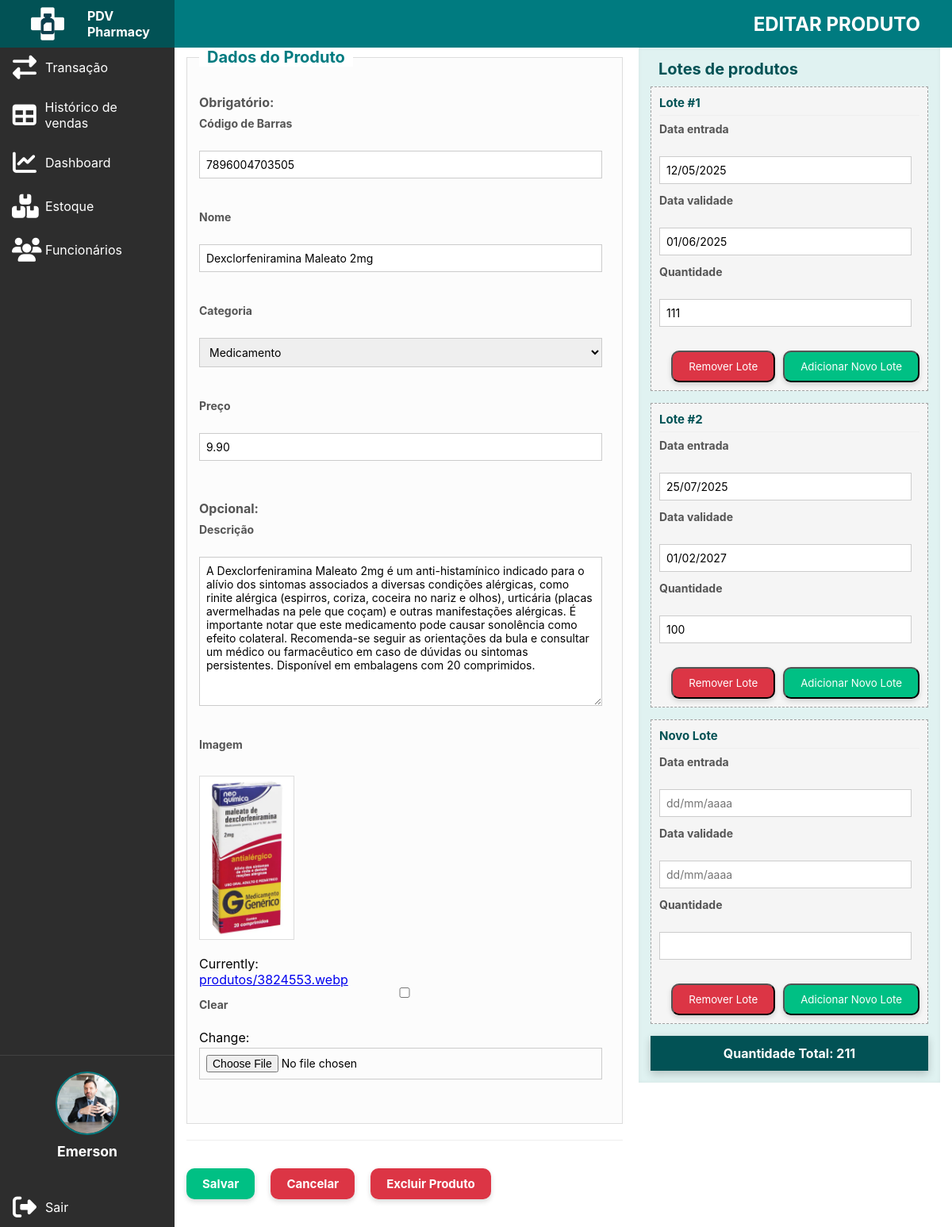
Page /estoque/atualizar/23/ (signed in) on the committed database.
### funcionario/models.py (models this page shows)
class Funcionario(models.Model):
    user = models.OneToOneField(User, on_delete=models.CASCADE, null=True, blank=True)
    SEXO_CHOICES = [
        ('M', 'Masculino'),
        ('F', 'Feminino'),
        ('O', 'Outro'),
    ]
    telefone = models.CharField(max_length=15)
    cpf = models.CharField(max_length=14, unique=True)
    endereco = models.CharField(max_length=255)
    sexo = models.CharField(max_length=1, choices=SEXO_CHOICES)
    data_nascimento = models.DateField()
    foto = models.ImageField(upload_to='fotos_funcionarios/', blank=True, null=True)
    observacao = models.TextField(blank=True, null=True)
    criado_em = models.DateTimeField(auto_now_add=True)

### estoque/models.py (models this page shows, shortened)
class Produto(models.Model):
    CATEGORIAS = [
        ('medicamento', 'Medicamento'),
        ('cosmetico', 'Cosmético'),
        ('suplemento', 'Suplemento'),
        ('higiene', 'Higiene Pessoal'),
        ('perfumaria', 'Perfumaria'),
        ('bem_estar', 'Bem-estar'),
        ('veterinario', 'Produtos Veterinários'),
    ]
    nome = models.CharField(max_length=100)
    descricao = models.TextField(blank=True)
    preco = models.DecimalField(max_digits=10, decimal_places=2)
    categoria = models.CharField(max_length=100, choices=CATEGORIAS)
    codigo_barras = models.CharField(max_length=100, unique=True)
    imagem = models.ImageField(upload_to='produtos/', blank=True, null=True)
    quantidade_estoque = models.PositiveIntegerField(default=0)
    ativo = models.BooleanField(default=True)

### estoque/views.py (the view)
# urls.py: path('atualizar/<int:id>/', views.atualizar_produto, name='atualizar_produto'),
@login_required
@user_passes_test(eh_dono)
def atualizar_produto(request, id):
    produto = get_object_or_404(Produto, id=id)
    if request.method == 'POST':
        form = ProdutoForm(request.POST, request.FILES, instance=produto)
        formset = LoteFormSet(request.POST, instance=produto)
        if form.is_valid() and formset.is_valid():
            form.save()
            formset.save()
            produto.recalcular_quantidade_estoque()
            return redirect('listar_produtos')
        else:
            print("Erros no formulário de produto:", form.errors)
            print("Erros no formset de lotes:", formset.errors)
            return render(request, 'estoque/form.html', {
                'form': form,
                'formset': formset,
                'is_edit': True,
                'produto': produto,
            })
    else:
        form = ProdutoForm(instance=produto)
        formset = LoteFormSet(instance=produto)
    return render(request, 'estoque/form.html', {
        'form': form,
        'formset': formset,
        'is_edit': True,
        'produto': produto,
    })

### estoque/forms.py
class ProdutoForm(forms.ModelForm):
    class Meta:
        model = Produto
        fields = [
            'nome',
            'descricao',
            'preco',
            'categoria',
            'codigo_barras',
            'imagem',
        ]
        widgets = {
            'categoria': forms.Select(choices=Produto.CATEGORIAS),
        }

### estoque/views.py (called while the page is built)
def eh_dono(user):
    return user.groups.filter(name='dono').exists()

### funcionario/context_processors.py (called while the page is built)
def funcionario_logado_context(request):
    funcionario_logado = None
    if request.user.is_authenticated:
        try:
            funcionario_logado = request.user.funcionario
        except Funcionario.DoesNotExist:
            pass
    return {'funcionario_logado': funcionario_logado}

def is_dono_context(request):
    is_dono_var = False
    if request.user.is_authenticated:
        is_dono_var = request.user.groups.filter(name='dono').exists()
    return {'is_dono': is_dono_var}

### templates/estoque/form.html (shortened to what this page needs)
{% load static %}
<!DOCTYPE html>
<html lang="pt">
<head>
    <link rel="stylesheet" href="{% static 'css/style_form_produto.css' %}">
    <link rel="stylesheet" href="https://cdnjs.cloudflare.com/ajax/libs/font-awesome/6.4.0/css/all.min.css">
</head>
<body>
    <div class="sidebar">
        <div class="sidebar-top">
            <img src="{% static 'img/logo-icon.png' %}" alt="Logo PDV Farma" class="logo">
            <span class="logo-text">PDV Pharmacy</span>
        </div>
        <a href="{% url 'nova_venda' %}"><i class="fas fa-exchange-alt"></i><span>Transação</span></a>
        <a href="{% url 'historico_vendas' %}"><i class="fas fa-solid fa-table"></i><span>Histórico de vendas</span></a>
        <a href="{% url 'dashboard' %}"><i class="fas fa-chart-line"></i><span>Dashboard</span></a>
        <a href="{% url 'listar_produtos' %}"><i class="fas fa-boxes"></i><span>Estoque</span></a>
        {% if is_dono %}
            <a href="{% url 'listar_funcionarios' %}"> <i class="fas fa-users"></i> <span>Funcionários</span></a>
        {% endif %}
        {% if user.is_authenticated and funcionario_logado %}
    <div class="user-profile-sidebar">
        {% if funcionario_logado.foto %}
            <img src="{{ funcionario_logado.foto.url }}" alt="Foto de Perfil" class="profile-pic">
        {% else %}
            <img src="{% static 'img/default_profile_pic.png' %}" alt="Foto de Perfil Padrão" class="profile-pic">
        {% endif %}
        <span class="user-name">{{ user.first_name|default:user.username }}</span>
    </div>
    {% endif %}
        {% if user.is_authenticated %}
        <a href="#" class="logout-link">
            <i class="fas fa-sign-out-alt"></i><span>Sair</span>
        </a>
        {% endif %}
    </div>
    <div class="main-content">
        <div class="topbar">
            <h1 class="page-title">{% if produto.id %}EDITAR PRODUTO{% else %}NOVO PRODUTO{% endif %}</h1>
        </div>
        <div class="form-container">
            <form method="POST" enctype="multipart/form-data">
                <div class="form-sections-wrapper">
                    <div class="product-data-section">
                        <fieldset>
                            <legend>Dados do Produto</legend>
                            <h2 class="section-subtitle">Obrigatório:</h2>
                            <label for="{{ form.codigo_barras.id_for_label }}">Código de Barras</label><br />
                            {{ form.codigo_barras }}<br />
                            <br />
                            <label for="{{ form.nome.id_for_label }}">Nome</label><br />
                            {{ form.nome }}<br />
                            <br />
                            <label for="{{ form.categoria.id_for_label }}">Categoria</label><br />
                            {{ form.categoria }}<br />
                            <br />
                            <label for="{{ form.preco.id_for_label }}">Preço</label><br />
                            {{ form.preco }}<br />
                            <br />
                            <h2 class="section-subtitle">Opcional:</h2>
                            <label for="{{ form.descricao.id_for_label }}">Descrição</label><br />
                            {{ form.descricao }}<br />
                            <br />
                            <label for="{{ form.imagem.id_for_label }}">Imagem</label><br />
                            {% if produto.imagem %}
                                <img id="imagem-preview" src="{{ produto.imagem.url }}" alt="Imagem atual" /><br />
                            {% else %}
                                <img id="imagem-preview" style="display:none;" /><br />
                            {% endif %}
                            {{ form.imagem }}<br />
                            <br />
                        </fieldset>
                        <hr>
                        <div class="form-buttons">
                            <button type="submit">Salvar</button>
                            <a href="{% url 'listar_produtos' %}" class="action-button red">Cancelar</a>
                            {% if produto.id %}
                                <a href="{% url 'deletar_produto' produto.id %}" class="action-button red">Excluir Produto</a>
                            {% endif %}
                        </div>
                    </div>
                    <div class="lotes-data-section">
                        <fieldset>
                            <legend>Lotes de produtos</legend>
                            <div id="formset-container">
                                {% for lote_form in formset %}
                                    <div class="lote-item-wrapper">
                                        {% if lote_form.instance.pk %}
                                            <h3>Lote #{{ forloop.counter }}</h3>
                                        {% else %}
                                            <h3>Novo Lote</h3>
                                        {% endif %}
                                        <p>
                                            <label for="{{ lote_form.data_entrada.id_for_label }}">Data entrada</label><br />
                                            {{ lote_form.data_entrada }}
                                        </p>
                                        <p>
                                            <label for="{{ lote_form.data_validade.id_for_label }}">Data validade</label><br />
                                            {{ lote_form.data_validade }}
                                        </p>
                                        <p>
                                            <label for="{{ lote_form.quantidade.id_for_label }}">Quantidade</label><br />
                                            {{ lote_form.quantidade }}
                                        </p>
                                        <div class="lote-actions">
                                            {% if lote_form.instance.pk %}
                                                <button type="button" class="remove-existing-lote-button">Remover Lote</button>
                                            {% else %}
                                                <button type="button" class="remove-new-lote-button">Remover Lote</button>
                                            {% endif %}
                                              <button type="button" id="add-lote">Adicionar Novo Lote</button>
                                        </div>
                                    </div>
                                {% endfor %}
                            </div>
                        </fieldset>
                        <div class="total-quantity">
                            Quantidade Total: <span id="total-quantity-value">170</span>
                        </div>
                    </div>
                </div>
            </form>
        </div>
    </div>
</body>
</html>

### rows in the picture
Funcionario: foto (picture)
Produto: codigo_barras "7896004703505", nome "Dexclorfeniramina Maleato 2mg", categoria "Medicamento", preco "9.90", descricao "A Dexclorfeniramina Maleato 2mg é um anti-histamínico indicado para o alívio dos sintomas associados a diversas condições alérgicas, como rinite alérgica (espirros, coriza, coceira no nariz e olhos), urticária (placas avermelhadas na pele que coçam) e outras manifestações alérgicas. É importante notar que este medicamento pode causar sonolência como efeito colateral. Recomenda-se seguir as orientações da bula e consultar um médico ou farmacêutico em caso de dúvidas ou sintomas persistentes. Disponível em embalagens com 20 comprimidos.", imagem (picture)

### other values in the picture
{{ user.first_name|default:user.username }} "Emerson"
